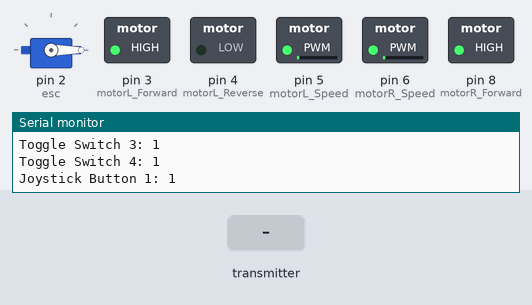
A sketch run on a simulated Arduino Uno, built with avr-gcc and run on an emulated ATmega328P. Shown: servo, switched loads named in the sketch (green lamp = pin HIGH), the last lines printed to the serial monitor. The test bench sets the inputs (shaded band). No radio packets arrive unless stated.

Above: at 1.2 s.
1.3 s: the transmitter starts sending js2_x = 0
At 2.2 s:
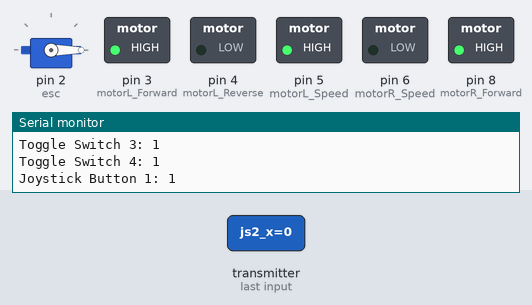
2.8 s: the transmitter starts sending js2_y = 64
At 4.1 s:
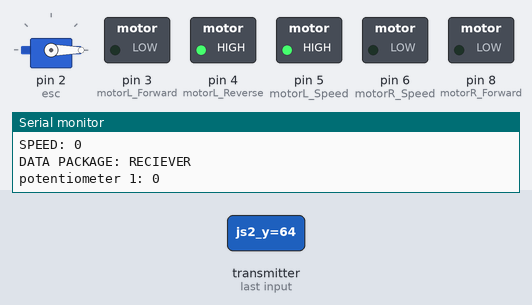
4.4 s: the transmitter starts sending pot1_value = 64
At 5.8 s:
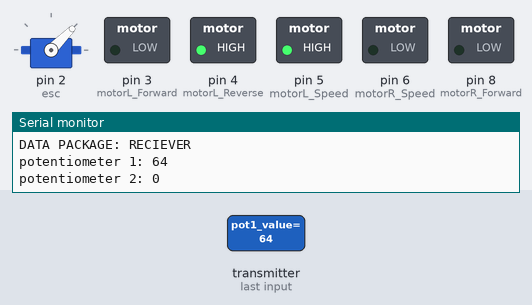
6.1 s: the transmitter starts sending js2_x = 255
At 6.7 s:
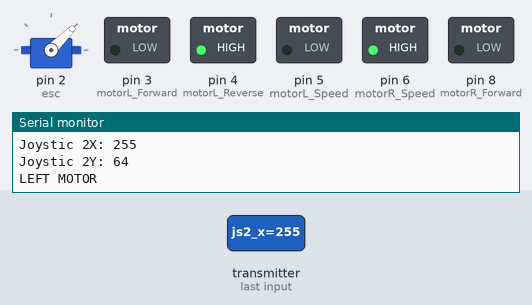
7.8 s: the transmitter starts sending pot1_value = 0
At 9.0 s:
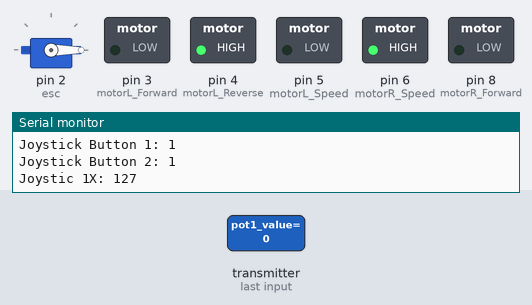
9.5 s: the transmitter starts sending js2_y = 128
At 11.1 s:
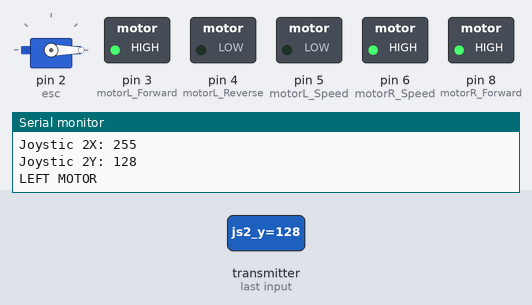
Timing chart, 0 to 12.2 s (numbered marks = the images above; inputs shaded):
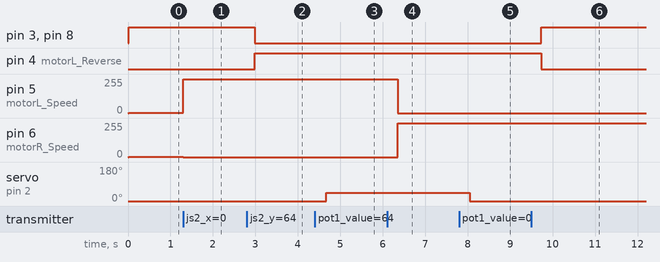

Measured:
- after the input at 1.3 s, pin 5 (motorL_Speed): 1/255 → 255/255 at once; pin 6 (motorR_Speed): 1/255 → 0/255 at once
- after the input at 2.8 s, pin 3 (motorL_Forward), pin 8 (motorR_Forward): HIGH → LOW after 0.19 s; pin 4 (motorL_Reverse): LOW → HIGH after 0.19 s
- after the input at 4.4 s, servo on pin 2 (esc): 0° → 45° after 0.27 s
- after the input at 6.1 s, pin 5 (motorL_Speed): 255/255 → 0/255 after 0.25 s; pin 6 (motorR_Speed): 0/255 → 255/255 after 0.25 s
- after the input at 7.8 s, servo on pin 2 (esc): 45° → 0° after 0.25 s
- after the input at 9.5 s, pin 3 (motorL_Forward), pin 8 (motorR_Forward): LOW → HIGH after 0.24 s; pin 4 (motorL_Reverse): HIGH → LOW after 0.24 s

The sketch:

robot.ino
```cpp
// Name: Robert Martin
// Team: Orange Squad
// Project: Peel Team 6 (RF Receiver)

// libraries
#include <SPI.h>
#include <RF24.h>
#include <Servo.h>
#include <nRF24L01.h>

// radio connection
// 9 = CE pin, 10 = CSN pin
RF24 radio(9, 10);

// address
const byte address[6] = "00001";

// weapon speed controller pin
#define esc 2

// weapon declaration
Servo weapon;

// left motor controller pins
#define motorL_Forward 3  //IN1
#define motorL_Reverse 4  //IN2
#define motorL_Speed 5    //enA

// right motor controller pins
#define motorR_Forward 8  //IN3
#define motorR_Reverse 7  //IN4
#define motorR_Speed 6    //enB

// motor speed value declarations
int motorLeft_value;
int motorRight_value;

// weapon speed value declaration
int weapon_value;

// variables used for steering
int left_speed;
int right_speed;
int steer;

// commands received from controller
struct commands
{
  // joystick 1 values
  byte js1_x;
  byte js1_y;
  byte jb1_value;

  // joystick 2 values
  byte js2_x;
  byte js2_y;
  byte jb2_value;

  // potentiometer values
  byte pot1_value;
  byte pot2_value;

  // toggle switch values
  byte ts1_value;
  byte ts2_value;
  byte ts3_value;
  byte ts4_value;
};

// makes variable of struct
commands data;

// time variables
// will be used to check for signal connection
unsigned long previousTime = 0;
unsigned long currentTime = 0;

// receiver setup
// applies radio connection and sets default values
void setup()
{
  // debug
  Serial.begin(9600);

  // set radio connection as receiver
  radio_receiver();

  // sets default variable values
  reset_data();

  // set up motor pins
  motor_setup();
}

// receives data from controller
// if no data is received variables are reset
// adjusts motor speeds for robot control
void loop()
{
  // check connection
  check_connection();

  // control weapon
  weapon_control();

  // control motors
  motor_control();

  // print data
  print_vardata();

  // print motor data
  print_motordata();
}

// sets up radio connection for communication
void radio_receiver()
{
  radio.begin();
  radio.setAutoAck(false);
  radio.openReadingPipe(0, address);
  radio.setDataRate(RF24_2MBPS);
  radio.setPALevel(RF24_PA_LOW);
  radio.startListening();
}

// sets up motor pin settings
void motor_setup()
{
  // weapon motor pin
  pinMode(esc, OUTPUT);

  // left motor pins
  pinMode(motorL_Forward, OUTPUT);
  pinMode(motorL_Reverse, OUTPUT);
  pinMode(motorL_Speed, OUTPUT);

  // right motor pins
  pinMode(motorR_Forward, OUTPUT);
  pinMode(motorL_Reverse, OUTPUT);
  pinMode(motorL_Speed, OUTPUT);

  // connect speed controllers
  // 1800 and 2000 are min and max pulses
  weapon.attach(esc, 1800, 2000);
}

// checks for radio connection
void check_connection()
{
  // checks radio connection
  if (radio.available())
  {
    // saves data being received
    radio.read(&data, sizeof(commands));

    // saves the last time of data being received
    previousTime = millis();
  }

  // saves current time
  currentTime = millis();

  // checks to see if connection is lost
  // if connection is missing for longer than a second connection is lost
  if (currentTime - previousTime > 1000)
  {
    // error message
    print_error();

    // resets variable values to defaults
    reset_data();
  }
}

// control weapon
void weapon_control()
{
  // receive weapon speed
  weapon_value = map(data.pot1_value, 0, 255, 0, 180);

  // update weapon speed
  weapon.write(weapon_value);
}

/**
 * IMPORTANT NOTE: This function is fairly complex, in order to simplify understanding,
 * of this function, it is advisable that you take note of the following things.
 * This function has two major components. The DIRECTION and STEERING sections.
 * The DIRECTION section determines whether the robot will move forward, reverse, or stop.
 * The STEERING section determines whether the robot will steer left or right.
 */

void motor_control()
{
  // DIRECTION SECTION
  // this first section deternmines the robots direction
  // this can be forward, reverse, or stop
  // steering occurs after this section

  // forward movement
  if (data.js2_y >= 126)
  {
    // set forward speed
    left_speed = map(data.js2_y, 126, 255, 0, 255);
    right_speed = left_speed;

    // left motor control
    digitalWrite(motorL_Forward, HIGH);
    digitalWrite(motorL_Reverse, LOW);
    analogWrite(motorL_Speed, left_speed);

    // right motor control
    digitalWrite(motorR_Forward, HIGH);
    digitalWrite(motorR_Reverse, LOW);
    analogWrite(motorR_Speed, right_speed);
  }

  // reverse movement
  else if (data.js2_y <= 122)
  {
    // set reverse speed
    left_speed = map(data.js2_y, 122, 0, 0, 255);
    right_speed = left_speed;

    // left motor control
    digitalWrite(motorL_Forward, LOW);
    digitalWrite(motorL_Reverse, HIGH);
    analogWrite(motorL_Speed, left_speed);

    // right motor control
    digitalWrite(motorR_Forward, LOW);
    digitalWrite(motorR_Reverse, HIGH);
    analogWrite(motorR_Speed, right_speed);
  }

  // stoped
  else
  {
    // set motor speeds
    left_speed = 0;
    right_speed = 0;

    // left motor control
    digitalWrite(motorL_Forward, LOW);
    digitalWrite(motorL_Reverse, LOW);
    analogWrite(motorL_Speed, left_speed);

    // right motor control
    digitalWrite(motorR_Forward, LOW);
    digitalWrite(motorR_Reverse, LOW);
    analogWrite(motorR_Speed, right_speed);
  }

  // STEERING SECTION
  // this section will determine the robots steering direction
  // this can be left or right

  // steer left
  if (data.js2_x >= 127)
  {
    // retrieve steering information
    steer = map(data.js2_x, 127, 255, 0, 255);

    if (left_speed - steer < 0)
    {
      left_speed = 0;
    }

    else
    {
      left_speed = left_speed - steer;
    }

    if (right_speed + steer > 255)
    {
      right_speed = 255;
    }

    else
    {
      right_speed = right_speed  + steer;
    }

    // reset steering
    steer = 0;

    // set motor speed values
    analogWrite(motorL_Speed, left_speed);
    analogWrite(motorR_Speed, right_speed);
  }

  // steer right
  else if (data.js2_x <= 125)
  {
    // retrieve steering information
    steer = map(data.js2_x, 125, 0, 0, 255);

    if (right_speed - steer < 0)
    {
      right_speed = 0;
    }

    else
    {
      right_speed = right_speed - steer;
    }

    if (left_speed + steer > 255)
    {
      left_speed = 255;
    }

    else
    {
      left_speed = left_speed + steer;
    }

    // reset steering
    steer = 0;

    // set motor speed values
    analogWrite(motorL_Speed, left_speed);
    analogWrite(motorR_Speed, right_speed);
  }
}

// resets the values of the input variables
void reset_data()
{
  // default values
  // joystick 1
  data.js1_x = 127;
  data.js1_y = 127;
  data.jb1_value = 1;

  // joystick 2
  data.js2_x = 127;
  data.js2_y = 127;
  data.jb2_value = 1;

  // potentiometers
  data.pot1_value = 0;
  data.pot2_value = 0;

  // switches
  data.ts1_value = 1;
  data.ts2_value = 1;
  data.ts3_value = 1;
  data.ts4_value = 1;

  // motor values
  left_speed = 0;
  right_speed = 0;
}

// PRINTING FUNCTIONS
// prints variable data
void print_vardata()
{
  // potentiometers
  Serial.println();
  Serial.println("DATA PACKAGE: RECIEVER");
  Serial.print("potentiometer 1: ");
  Serial.println(data.pot1_value);
  Serial.print("potentiometer 2: ");
  Serial.println(data.pot2_value);

  // toggle switches
  Serial.print("Toggle Switch 1: ");
  Serial.println(data.ts1_value);
  Serial.print("Toggle Switch 2: ");
  Serial.println(data.ts2_value);
  Serial.print("Toggle Switch 3: ");
  Serial.println(data.ts3_value);
  Serial.print("Toggle Switch 4: ");
  Serial.println(data.ts4_value);

   // joystic buttons
  Serial.print("Joystick Button 1: ");
  Serial.println(data.jb1_value);
  Serial.print("Joystick Button 2: ");
  Serial.println(data.jb2_value);

  // joystick values
  Serial.print("Joystic 1X: ");
  Serial.println(data.js1_x);
  Serial.print("Joystic 1Y: ");
  Serial.println(data.js1_y);
  Serial.print("Joystic 2X: ");
  Serial.println(data.js2_x);
  Serial.print("Joystic 2Y: ");
  Serial.println(data.js2_y);
  Serial.println();
}

// prints error message
void print_error()
{
  Serial.println();
  Serial.println("CONNECTION LOST!!!");
  Serial.println("RESET VALUES");
  Serial.println();
}

// prints motor data
void print_motordata()
{
  // LEFT MOTOR
  Serial.println();
  Serial.println("LEFT MOTOR");
  Serial.print("SPEED: ");
  Serial.println(left_speed);

  // RIGHT MOTOR
  Serial.println("RIGHT MOTOR");
  Serial.print("SPEED: ");
  Serial.println(right_speed);

  // RIGHT MOTOR
  Serial.println("STEER");
  Serial.print("SPEED: ");
  Serial.println(steer);
}
```
